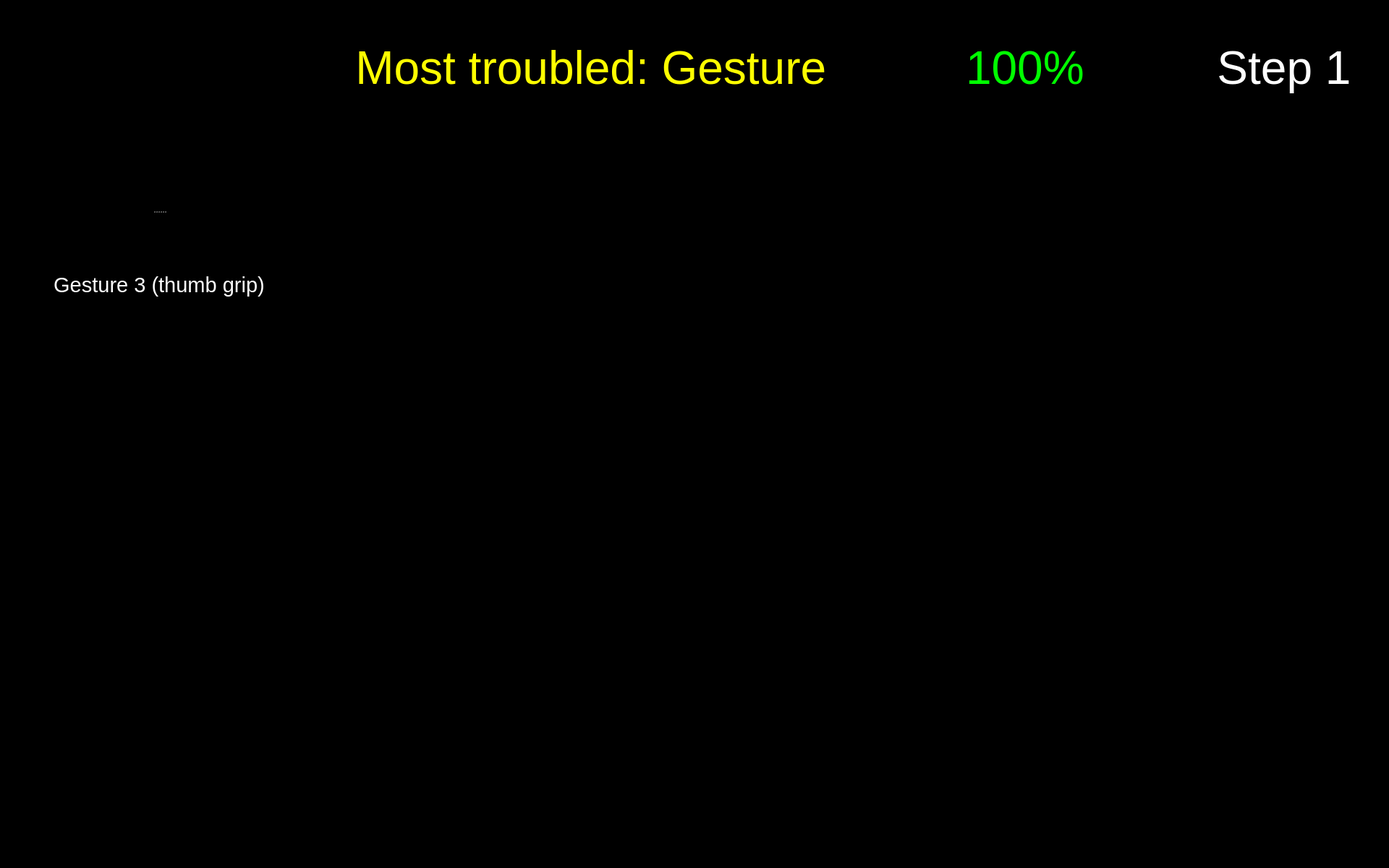
<?xml version="1.0" encoding="UTF-8"?>
<ui version="4.0">
 <class>Form</class>
 <widget class="QWidget" name="Form">
  <property name="geometry">
   <rect>
    <x>0</x>
    <y>0</y>
    <width>1920</width>
    <height>1200</height>
   </rect>
  </property>
  <property name="maximumSize">
   <size>
    <width>1920</width>
    <height>1200</height>
   </size>
  </property>
  <property name="windowTitle">
   <string>Form</string>
  </property>
  <property name="styleSheet">
   <string notr="true">background-color: rgb(0, 0, 0);</string>
  </property>
  <widget class="QPushButton" name="button_nav_left">
   <property name="enabled">
    <bool>true</bool>
   </property>
   <property name="geometry">
    <rect>
     <x>800</x>
     <y>560</y>
     <width>150</width>
     <height>150</height>
    </rect>
   </property>
   <property name="minimumSize">
    <size>
     <width>81</width>
     <height>81</height>
    </size>
   </property>
   <property name="maximumSize">
    <size>
     <width>150</width>
     <height>150</height>
    </size>
   </property>
   <property name="cursor">
    <cursorShape>OpenHandCursor</cursorShape>
   </property>
   <property name="focusPolicy">
    <enum>Qt::WheelFocus</enum>
   </property>
   <property name="contextMenuPolicy">
    <enum>Qt::DefaultContextMenu</enum>
   </property>
   <property name="layoutDirection">
    <enum>Qt::LeftToRight</enum>
   </property>
   <property name="autoFillBackground">
    <bool>false</bool>
   </property>
   <property name="styleSheet">
    <string notr="true"/>
   </property>
   <property name="icon">
    <iconset resource="resources/res.qrc">
     <normaloff>:/buttons/Button Left.svg</normaloff>:/buttons/Button Left.svg</iconset>
   </property>
   <property name="iconSize">
    <size>
     <width>144</width>
     <height>144</height>
    </size>
   </property>
   <property name="autoDefault">
    <bool>false</bool>
   </property>
   <property name="default">
    <bool>false</bool>
   </property>
   <property name="flat">
    <bool>true</bool>
   </property>
  </widget>
  <widget class="QPushButton" name="button_nav_right">
   <property name="enabled">
    <bool>true</bool>
   </property>
   <property name="geometry">
    <rect>
     <x>960</x>
     <y>560</y>
     <width>150</width>
     <height>150</height>
    </rect>
   </property>
   <property name="minimumSize">
    <size>
     <width>81</width>
     <height>81</height>
    </size>
   </property>
   <property name="maximumSize">
    <size>
     <width>150</width>
     <height>150</height>
    </size>
   </property>
   <property name="cursor">
    <cursorShape>OpenHandCursor</cursorShape>
   </property>
   <property name="focusPolicy">
    <enum>Qt::WheelFocus</enum>
   </property>
   <property name="contextMenuPolicy">
    <enum>Qt::DefaultContextMenu</enum>
   </property>
   <property name="layoutDirection">
    <enum>Qt::LeftToRight</enum>
   </property>
   <property name="autoFillBackground">
    <bool>false</bool>
   </property>
   <property name="styleSheet">
    <string notr="true"/>
   </property>
   <property name="icon">
    <iconset resource="resources/res.qrc">
     <normaloff>:/buttons/Button Right.svg</normaloff>:/buttons/Button Right.svg</iconset>
   </property>
   <property name="iconSize">
    <size>
     <width>144</width>
     <height>144</height>
    </size>
   </property>
   <property name="autoDefault">
    <bool>false</bool>
   </property>
   <property name="default">
    <bool>false</bool>
   </property>
   <property name="flat">
    <bool>true</bool>
   </property>
  </widget>
  <widget class="QWidget" name="widget_score" native="true">
   <property name="geometry">
    <rect>
     <x>1180</x>
     <y>20</y>
     <width>450</width>
     <height>150</height>
    </rect>
   </property>
   <widget class="QWidget" name="horizontalLayoutWidget_2">
    <property name="geometry">
     <rect>
      <x>-1</x>
      <y>-1</y>
      <width>451</width>
      <height>152</height>
     </rect>
    </property>
    <layout class="QHBoxLayout" name="horizontalLayout_2">
     <item>
      <widget class="QLabel" name="score_flag">
       <property name="enabled">
        <bool>true</bool>
       </property>
       <property name="sizePolicy">
        <sizepolicy hsizetype="Preferred" vsizetype="Preferred">
         <horstretch>0</horstretch>
         <verstretch>0</verstretch>
        </sizepolicy>
       </property>
       <property name="maximumSize">
        <size>
         <width>150</width>
         <height>150</height>
        </size>
       </property>
       <property name="text">
        <string/>
       </property>
       <property name="pixmap">
        <pixmap resource="resources/res.qrc">:/img/Score Flag.svg</pixmap>
       </property>
      </widget>
     </item>
     <item>
      <widget class="QLabel" name="label_text_score">
       <property name="font">
        <font>
         <pointsize>48</pointsize>
        </font>
       </property>
       <property name="styleSheet">
        <string notr="true">color: rgb(0, 255, 0);</string>
       </property>
       <property name="text">
        <string>&lt;html&gt;&lt;head/&gt;&lt;body&gt;&lt;p&gt;&lt;span style=&quot; color:#00ff00;&quot;&gt;100%&lt;/span&gt;&lt;/p&gt;&lt;/body&gt;&lt;/html&gt;</string>
       </property>
       <property name="alignment">
        <set>Qt::AlignLeading|Qt::AlignLeft|Qt::AlignVCenter</set>
       </property>
       <property name="wordWrap">
        <bool>true</bool>
       </property>
      </widget>
     </item>
    </layout>
   </widget>
  </widget>
  <widget class="QPushButton" name="button_exit">
   <property name="enabled">
    <bool>true</bool>
   </property>
   <property name="geometry">
    <rect>
     <x>1760</x>
     <y>1040</y>
     <width>150</width>
     <height>150</height>
    </rect>
   </property>
   <property name="minimumSize">
    <size>
     <width>81</width>
     <height>81</height>
    </size>
   </property>
   <property name="maximumSize">
    <size>
     <width>150</width>
     <height>150</height>
    </size>
   </property>
   <property name="cursor">
    <cursorShape>OpenHandCursor</cursorShape>
   </property>
   <property name="focusPolicy">
    <enum>Qt::WheelFocus</enum>
   </property>
   <property name="contextMenuPolicy">
    <enum>Qt::DefaultContextMenu</enum>
   </property>
   <property name="icon">
    <iconset resource="resources/res.qrc">
     <normaloff>:/buttons/Button Exit.svg</normaloff>:/buttons/Button Exit.svg</iconset>
   </property>
   <property name="iconSize">
    <size>
     <width>144</width>
     <height>144</height>
    </size>
   </property>
   <property name="autoDefault">
    <bool>false</bool>
   </property>
   <property name="default">
    <bool>false</bool>
   </property>
   <property name="flat">
    <bool>true</bool>
   </property>
  </widget>
  <widget class="QLabel" name="image_step">
   <property name="geometry">
    <rect>
     <x>1650</x>
     <y>170</y>
     <width>250</width>
     <height>250</height>
    </rect>
   </property>
   <property name="font">
    <font>
     <pointsize>48</pointsize>
    </font>
   </property>
   <property name="styleSheet">
    <string notr="true">color: rgb(255, 255, 255);</string>
   </property>
   <property name="text">
    <string/>
   </property>
   <property name="pixmap">
    <pixmap resource="resources/res.qrc">:/detected steps/Detected Step1_Button.png</pixmap>
   </property>
   <property name="alignment">
    <set>Qt::AlignCenter</set>
   </property>
   <property name="wordWrap">
    <bool>true</bool>
   </property>
  </widget>
  <widget class="QLabel" name="label_plot_1">
   <property name="geometry">
    <rect>
     <x>490</x>
     <y>180</y>
     <width>850</width>
     <height>340</height>
    </rect>
   </property>
   <property name="maximumSize">
    <size>
     <width>1200</width>
     <height>480</height>
    </size>
   </property>
   <property name="font">
    <font>
     <pointsize>48</pointsize>
    </font>
   </property>
   <property name="styleSheet">
    <string notr="true">color: rgb(255, 255, 255);</string>
   </property>
   <property name="text">
    <string/>
   </property>
   <property name="scaledContents">
    <bool>true</bool>
   </property>
  </widget>
  <widget class="QLabel" name="icon_newbie_1">
   <property name="enabled">
    <bool>true</bool>
   </property>
   <property name="geometry">
    <rect>
     <x>490</x>
     <y>380</y>
     <width>100</width>
     <height>100</height>
    </rect>
   </property>
   <property name="sizePolicy">
    <sizepolicy hsizetype="Preferred" vsizetype="Preferred">
     <horstretch>0</horstretch>
     <verstretch>0</verstretch>
    </sizepolicy>
   </property>
   <property name="maximumSize">
    <size>
     <width>100</width>
     <height>100</height>
    </size>
   </property>
   <property name="text">
    <string/>
   </property>
   <property name="pixmap">
    <pixmap resource="resources/res.qrc">:/img/Icon User.png</pixmap>
   </property>
   <property name="scaledContents">
    <bool>true</bool>
   </property>
  </widget>
  <widget class="QLabel" name="icon_reaction_1">
   <property name="enabled">
    <bool>true</bool>
   </property>
   <property name="geometry">
    <rect>
     <x>1400</x>
     <y>250</y>
     <width>200</width>
     <height>200</height>
    </rect>
   </property>
   <property name="sizePolicy">
    <sizepolicy hsizetype="Preferred" vsizetype="Preferred">
     <horstretch>0</horstretch>
     <verstretch>0</verstretch>
    </sizepolicy>
   </property>
   <property name="maximumSize">
    <size>
     <width>200</width>
     <height>200</height>
    </size>
   </property>
   <property name="text">
    <string/>
   </property>
   <property name="scaledContents">
    <bool>true</bool>
   </property>
  </widget>
  <widget class="QLabel" name="icon_expert_1">
   <property name="enabled">
    <bool>true</bool>
   </property>
   <property name="geometry">
    <rect>
     <x>490</x>
     <y>220</y>
     <width>100</width>
     <height>100</height>
    </rect>
   </property>
   <property name="sizePolicy">
    <sizepolicy hsizetype="Preferred" vsizetype="Preferred">
     <horstretch>0</horstretch>
     <verstretch>0</verstretch>
    </sizepolicy>
   </property>
   <property name="maximumSize">
    <size>
     <width>100</width>
     <height>100</height>
    </size>
   </property>
   <property name="text">
    <string/>
   </property>
   <property name="pixmap">
    <pixmap resource="resources/res.qrc">:/img/Icon Expert.png</pixmap>
   </property>
   <property name="scaledContents">
    <bool>true</bool>
   </property>
  </widget>
  <widget class="QLabel" name="label_trouble">
   <property name="geometry">
    <rect>
     <x>260</x>
     <y>20</y>
     <width>900</width>
     <height>150</height>
    </rect>
   </property>
   <property name="font">
    <font>
     <family>Arial</family>
     <pointsize>48</pointsize>
     <weight>9</weight>
     <italic>false</italic>
     <bold>false</bold>
    </font>
   </property>
   <property name="styleSheet">
    <string notr="true">font: 75 48pt &quot;Arial&quot;;
color: rgb(255, 255, 0);</string>
   </property>
   <property name="text">
    <string>Most troubled: Gesture </string>
   </property>
   <property name="textFormat">
    <enum>Qt::RichText</enum>
   </property>
   <property name="alignment">
    <set>Qt::AlignRight|Qt::AlignTrailing|Qt::AlignVCenter</set>
   </property>
   <property name="wordWrap">
    <bool>true</bool>
   </property>
  </widget>
  <widget class="QLabel" name="label_text_step">
   <property name="geometry">
    <rect>
     <x>1650</x>
     <y>20</y>
     <width>250</width>
     <height>150</height>
    </rect>
   </property>
   <property name="font">
    <font>
     <family>Arial</family>
     <pointsize>48</pointsize>
     <weight>9</weight>
     <italic>false</italic>
     <bold>false</bold>
    </font>
   </property>
   <property name="styleSheet">
    <string notr="true">font: 75 48pt &quot;Arial&quot;;
color: rgb(255, 255, 255);</string>
   </property>
   <property name="text">
    <string>Step 1</string>
   </property>
   <property name="textFormat">
    <enum>Qt::RichText</enum>
   </property>
   <property name="alignment">
    <set>Qt::AlignCenter</set>
   </property>
   <property name="wordWrap">
    <bool>true</bool>
   </property>
  </widget>
  <widget class="QSplitter" name="splitter_4">
   <property name="geometry">
    <rect>
     <x>60</x>
     <y>210</y>
     <width>320</width>
     <height>282</height>
    </rect>
   </property>
   <property name="orientation">
    <enum>Qt::Vertical</enum>
   </property>
   <widget class="QLabel" name="image_required_3">
    <property name="maximumSize">
     <size>
      <width>320</width>
      <height>240</height>
     </size>
    </property>
    <property name="text">
     <string/>
    </property>
    <property name="pixmap">
     <pixmap resource="resources/res.qrc">:/img/right_step1_gesture3.png</pixmap>
    </property>
    <property name="scaledContents">
     <bool>true</bool>
    </property>
   </widget>
   <widget class="QLabel" name="text_required_3">
    <property name="font">
     <font>
      <family>Arial</family>
      <pointsize>22</pointsize>
      <weight>9</weight>
      <italic>false</italic>
      <bold>false</bold>
     </font>
    </property>
    <property name="styleSheet">
     <string notr="true">font: 75 22pt &quot;Arial&quot;;
color: rgb(255, 255, 255);</string>
    </property>
    <property name="text">
     <string>Gesture 3 (thumb grip)</string>
    </property>
    <property name="textFormat">
     <enum>Qt::PlainText</enum>
    </property>
    <property name="alignment">
     <set>Qt::AlignCenter</set>
    </property>
    <property name="wordWrap">
     <bool>true</bool>
    </property>
   </widget>
  </widget>
 </widget>
 <resources>
  <include location="resources/res.qrc"/>
 </resources>
 <connections/>
</ui>
